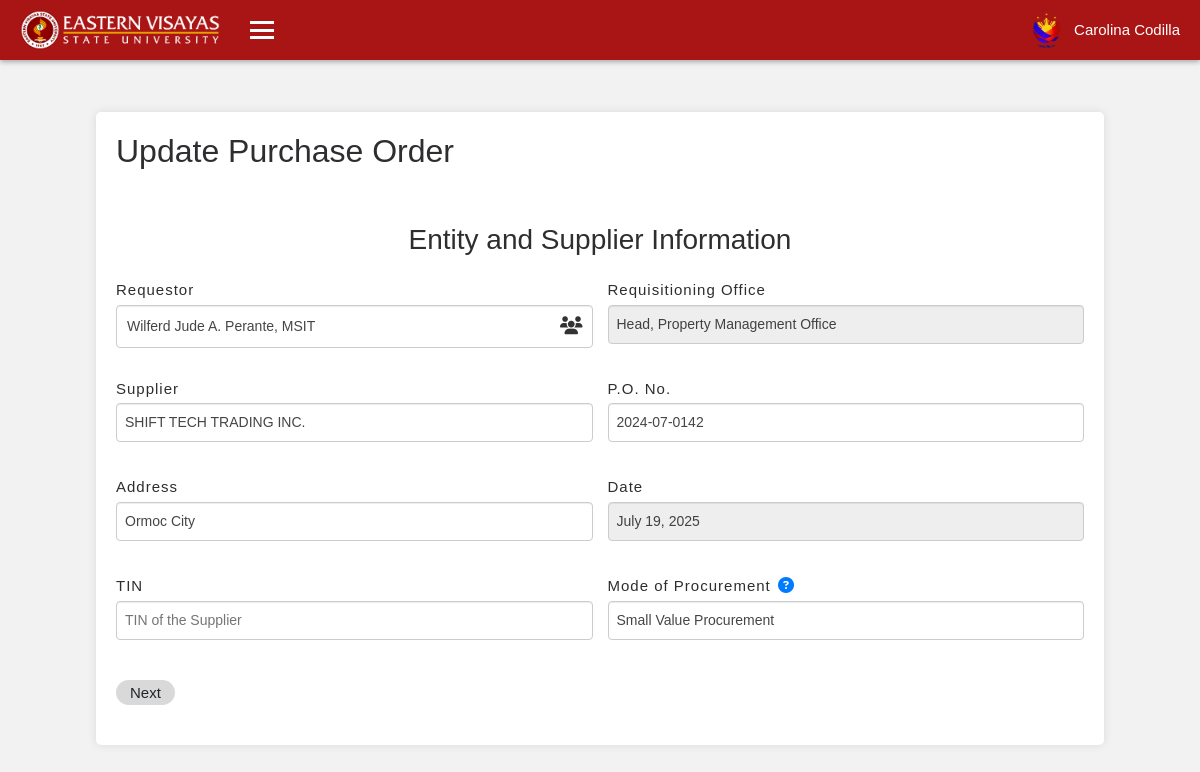
Page /procurement_office/b7d4c9e8-3a12-4f7b-98c5-2e9f60d1a3b4/purchase_order/edit_po.php?id=516 (signed in) on the committed database.
### tables this page shows
CREATE TABLE `purchase_orders` (
  `id` int(11) NOT NULL,
  `entity_name` varchar(255) NOT NULL,
  `requestor` varchar(255) NOT NULL,
  `requisitioning_office` varchar(255) NOT NULL,
  `supplier` varchar(255) NOT NULL,
  `po_no` varchar(100) NOT NULL,
  `address` varchar(255) NOT NULL,
  `date` date NOT NULL,
  `tin` varchar(20) DEFAULT NULL,
  `mode_procurement` varchar(100) NOT NULL,
  `place_delivery` varchar(255) NOT NULL,
  `delivery_term` varchar(255) NOT NULL,
  `date_delivery` date DEFAULT NULL,
  `payment_term` varchar(255) NOT NULL,
  `total_amount_words` text NOT NULL,
  `signature_supplier` varchar(255) NOT NULL,
  `signature_official` varchar(255) NOT NULL,
  `supplier_date` date DEFAULT NULL,
  `designation` text NOT NULL,
  `fund_cluster` varchar(100) NOT NULL,
  `ors_burs_no` varchar(100) NOT NULL,
  `ors_burs_date` date DEFAULT NULL,
  `funds_available` varchar(255) NOT NULL,
  `ors_burs_amount` decimal(15,2) DEFAULT NULL,
  `signature_accountant` varchar(255) NOT NULL,
  `created_at` timestamp NOT NULL DEFAULT current_timestamp(),
  `status` varchar(20) DEFAULT 'pending',
  `ipo_new` tinyint(1) DEFAULT 0,
  `ppo_new` tinyint(1) DEFAULT 0,
  `spo_new` tinyint(1) DEFAULT 0
);

### procurement_office/b7d4c9e8-3a12-4f7b-98c5-2e9f60d1a3b4/classes/config.php (called while the page is built, shortened)
<?php
include '../../database/db.php';
$po_id = $_GET['id'] ?? null;
if ($po_id) {
    try {
        $stmt = $conn->prepare("SELECT * FROM purchase_orders WHERE id = :id");
        $stmt->bindParam(':id', $po_id, PDO::PARAM_INT);
        $stmt->execute();
        $order = $stmt->fetch(PDO::FETCH_ASSOC);
    } catch(PDOException $e) {
        echo "Error: " . $e->getMessage();
    }
}
?>

### procurement_office/b7d4c9e8-3a12-4f7b-98c5-2e9f60d1a3b4/purchase_order/edit_po.php (the view, shortened to what this page needs)
<?php
require '../classes/config.php';
include '../../pclasses/header.php';
include '../../pclasses/navbar.php';
?>
    <main class="container mt-5 custom-container">
        <h2>Update Purchase Order</h2>
        <form action="" method="POST">
        <section class="form-section" id="edit_section1">
                <h3>Entity and Supplier Information</h3>
                <div class="grid-2">
                <div class="input-group">
                    <label for="requestor">Requestor</label>
                    <div class="searchable-select" id="customSelect">
                        <span class="dot-icon" onclick="toggleSmallBox()" aria-label="Toggle requestor selection">
                        <i class="fas fa-users"></i>
                        <span class="requestor-count"></span> </span>
                        <input type="text" class="search-box" placeholder="Select or Search..." id="searchBox" onkeyup="filterItems()" onclick="toggleDropdown()" autocomplete="off"value="<?= htmlspecialchars($order['requestor']) ?>">
                    </div>
                </div>
                <div class="input-group" >
                        <label for="requisitioning_office">Requisitioning Office</label>
                        <input type="text" id="requisitioning_office" name="requisitioning_office" value="<?= htmlspecialchars($order['requisitioning_office']) ?>" readonly required>
                    </div>
                    </div>
                <div class="grid-2">
                    <div class="input-group">
                        <label for="supplier">Supplier</label>
                        <input style="text-transform: uppercase;" type="text" id="supplier" name="supplier" value="<?= htmlspecialchars($order['supplier']) ?>" required>
                    </div>
                    <div class="input-group">
                        <label for="po_no">P.O. No.</label>
                        <input type="text" id="po_no" name="po_no" value="<?= htmlspecialchars($order['po_no']) ?>"  required>
                    </div>
                </div>
                <div class="grid-2">
                    <div class="input-group">
                        <label for="address">Address</label>
                        <input type="text" id="address" name="address" value="<?= htmlspecialchars($order['address']) ?>" required>
                    </div>
                    <div class="input-group">
                        <label for="date">Date</label>
                        <input type="date" id="date" name="date" placeholder="Select PO Date" value="<?= htmlspecialchars($order['date']) ?>" required>
                    </div>
                </div>
                <div class="grid-2">
                    <div class="input-group">
                        <label for="tin">TIN</label>
                        <input
                        type="text"
                        id="tin"
                        placeholder="TIN of the Supplier"
                        name="tin"
                        maxlength="15"
                        oninput="formatTIN(this)"
                        pattern="^\d{3}-\d{3}-\d{3}(-\d{3})?$"
                        title="TIN must be in the format 123-456-789 or 123-456-789-000"
                        value="<?= htmlspecialchars($order['tin']) ?>"
                        >
                    </div>
                    <div class="input-group">
                    <label for="mode_procurement">
                        Mode of Procurement
                        <a href="https://rgao.upm.edu.ph/2020/12/10/modes-of-procurement/?fbclid=IwY2xjawHkJPNleHRuA2FlbQIxMAABHUmpRVigoqML4qc9K7Iy5_VDMalIxoRb2mrD8wWwfdanstzUAMQ_iJwHYg_aem_y4XHAkhCL41MwVL2mDwdFQ" target="_blank">
                        <i class="fas fa-question-circle" style="font-size: 16px; margin-left: 2px;" data-toggle="tooltip" title="The Mode of Procurement refers to the way an organization buys goods, and services. This methods are used to make sure the buying process is fair, clear, and follows the rules and regulations. These methods are usually set by laws or policies that guide how purchases should be made."></i>
                        </a>
                    </label>
                    <input list="modes" id="mode_procurement" name="mode_procurement" placeholder="Select or type..." value="<?php echo htmlspecialchars($order['mode_procurement']) ?>" required>
                </div>
                </div>
            </section>
            <section class="form-section">
            <div class="d-flex justify-content-between align-items-center">
                    <button type="button" onclick="showNextEditSection()" class="badge badge-light badge-pill" id="nextButton"> Next </button>
                </div>
            </section>
        </form>
    </main>
<?php include '../../pclasses/footer.php'; ?>

### procurement_office/css/plogin.css (style rules this page uses)
body { margin: 0; font-family: Arial, sans-serif; background-color: #f2f2f2; }
form { display: flex; flex-direction: column; }
label { margin-bottom: 5px; font-weight: bold; }
input { margin-bottom: 20px; padding: 10px; border: 1px solid #ddd; border-radius: 5px; }

### procurement_office/b7d4c9e8-3a12-4f7b-98c5-2e9f60d1a3b4/css/p.o.css (style rules this page uses)
body { margin: 0; font-family: Arial, sans-serif; background-color: #f2f2f2; font-size: 15px; color: #2e2e31; }
.container { margin: 0 auto; background: #fff; padding: 20px; border-radius: 5px; box-shadow: 0 0 10px rgba(0, 0, 0, 0.1); }
.form-section { margin-bottom: 20px; }
.grid-2 { display: grid; grid-template-columns: 1fr 1fr; gap: 15px; }
.input-group { display: flex; flex-direction: column; }
label { font-weight: 400; margin-top: 14px; margin-bottom: 0.2rem; letter-spacing: 1px; }
input, select { padding: 8px; border: 1px solid #ccc; border-radius: 4px; font-family: Verdana, Geneva, Tahoma, sans-serif; font-size: 14px; box-shadow: inset 0 1px 1px rgba(0, 0, 0, 0.075); color: #000000ba; background-color: white; }
h3 { text-align: center; margin-top: 45px; }
.input-group input[readonly] { background-color: #eee; }
@media (min-width: 761px) { .custom-container { margin-top: 7rem !important; } }
.custom-container { max-width: 84%; margin-bottom: 50px; margin-top: 7rem; transition: margin-left 0.4s ease; }
.searchable-select { position: relative; width: 100%; }
.search-box { padding: 10px; width: 100%; box-sizing: border-box; border: 1px solid #ccc; border-radius: 4px; text-align: left; margin: 0px; }
.dot-icon { position: absolute; right: 10px; top: 50%; transform: translateY(-50%); font-size: 18px; cursor: pointer; color: #333; }
.badge-pill { padding: 5px 14px; font-size: 15px; background-color: #d9d9d9; font-weight: 400; }

### rows in the picture
purchase_orders: requisitioning_office "Head, Property Management Office", supplier "SHIFT TECH TRADING INC.", po_no "2024-07-0142", address "Ormoc City", date "July 19, 2025", mode_procurement "Small Value Procurement"

### other values in the picture
$_SESSION['name'] "Carolina Codilla"
